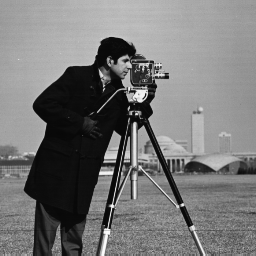
#> input picture images/cameraman.tif, 256 x 256 px
$ python pav_frames.py
#> lines starting #> are read from the running program, lines starting #| are printed output that depends on the picture
from PIL import Image, ImageDraw
import numpy as np
import math

im = Image.open(f"images/cameraman.tif").convert('RGB')#Image.open("coloredChips.png")
X1 = np.asarray(im)

"""indx = 0
sh = X1.shape
for i in range(sh[0]):
    for j in range(sh[1]):
        if(i%5==0 or j%5==0):
            X1[i,j] =
print(X1.shape)"""
#X1[:,256] = np.zeros([256,2])
X2 = np.zeros([266,266,3]) + 255

X2[:256,:256,:] = X1
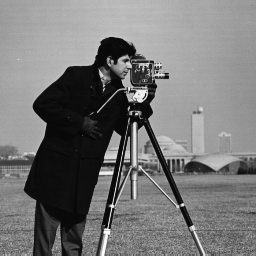
#> X2: shape (266, 266, 3) float64; min 7, max 255, mean 128.8


im2 = Image.fromarray(np.uint8(X2))

"""drw = ImageDraw.Draw(im)
for i in range(-1,X1.shape[1],128):
    if i < 0:
        i = 0
    drw.line((i,0)+(i,X1.shape[1]), fill=(255,0,0))
    drw.line((0,i)+(X1.shape[1],i), fill=(255,0,0))
im.save("../pav2.png")"""

drw = ImageDraw.Draw(im2)
for i in range(-1,X2.shape[1],133):
    if i < 0:
        i = 0
    drw.line((i,0)+(i,X2.shape[1]), fill=(255,0,0))
    drw.line((0,i)+(X2.shape[1],i), fill=(255,0,0))
im2.save("../pav1.png")
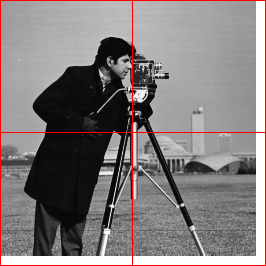
#> saved as pav1.png: PIL image 266x266 RGB; mean R, G, B 130.5, 124.8, 124.8
# 256
# 6 i apacia
"""kk = 256*256//266+1
while (kk % 133 != 0):
    kk += 1

print(kk)"""


"""XX = np.zeros([256*256,3])

X3 = np.zeros([X1.shape[1]//133*133,(256*256//(133*133)+1)*133,3])
print(X1.shape[1]//133)
print(256*256//(133*133)+1)
m2 = 133
flg = 0
for i in range(256*256//(m2*m2)+1):
    for j in range(X1.shape[1]//m2+1):

        X3[i*m2:(i+1)*m2,j*m2:(j+1)*m2] = X1[i*m2:(i+1)*m2,j*m2:(j+1)*m2,:]
        flg = 0
        if(X1[i*m2:(i+1)*m2,(j+1)*m2:,:].shape[1] < m2):
            X3[(i+1)*m2:(i+2)*m2,0:(X1.shape[1]%133)] = X1[i*m2:(i+1)*m2,(j+1)*m2:,:]
            flg = 1


X1[0:133,0:133,3]
nln = X1[133:266,:,:]
nln2 = X1[0:133,133:,3]+nln"""
"""m2 = 120
kk = math.ceil(256*256//(m2*m2))*m2


X3 = np.zeros([m2,7*m2,3])
print(X3.shape)
print(m2, kk)
print(math.ceil(X1.shape[0]/m2),math.ceil(X1.shape[1]/m2))
pind = 0
indx = m2
for i in range(math.ceil(X1.shape[0]/m2)):
    for j in range(math.ceil(X1.shape[1]/m2)):
        print(pind,indx)
        if(X1[i*m2:(i+1)*m2, (j)*m2:,:].shape[0] < m2):
            tmp=X1[i*m2:(i+1)*m2, (j)*m2:,:].shape[0]
            if(X1[i*m2:(i+1)*m2, (j)*m2:,:].shape[1] < m2):
                indx = pind + X1[i*m2:(i+1)*m2, (j)*m2:,:].shape[1]
                X3[:tmp,pind:indx,:] = X1[i*m2:, (j)*m2:,:]
                pind = indx
                indx = pind + m2
            else:
                print(tmp)
                print(i*m2)
                print(pind, indx)
                print(j*m2,(j+1)*m2)
                X3[:tmp,pind:indx,:] = X1[i*m2:, j*m2:(j+1)*m2,:]
                pind = indx
                indx = pind + m2
        else:
            if(X1[i*m2:(i+1)*m2, (j)*m2:,:].shape[1] < m2):
                indx = pind + X1[i*m2:(i+1)*m2, (j)*m2:,:].shape[1]
                X3[:,pind:indx,:] = X1[i*m2:(i+1)*m2, (j)*m2:,:]
                pind = indx
                indx = pind + m2
            else:
                X3[:,pind:indx,:] = X1[i*m2:(i+1)*m2, j*m2:(j+1)*m2,:]
                pind = indx
                indx = pind + m2"""

"""XX3 = np.zeros([(256*256//(m2*m2)+1)*m2,X1.shape[1]//m2*m2,3])
print(XX3.shape)
indx = 0
for i in range(XX3.shape[0]//m2):
    for j in range(XX3.shape[1]//m2):
        XX3[i*m2:(i+1)*m2,j*m2:(j+1)*m2,:] =X3[:,indx*m2:(indx+1)*m2,:]
        indx += 1 """

"""im3 = Image.fromarray(np.uint8(X3))
im3.show()"""
"""drw = ImageDraw.Draw(im3)
for i in range(266//2):
    drw.line(((i+1)*2,0)+((i+1)*2,X3.shape[0]), fill=(255,0,0))
for i in range(kk//2):
    drw.line((0,(i+1)*2)+(X3.shape[1],(i+1)*2), fill=(255,0,0))"""
#im3.save("../pav3.png")
#65536
#65436
